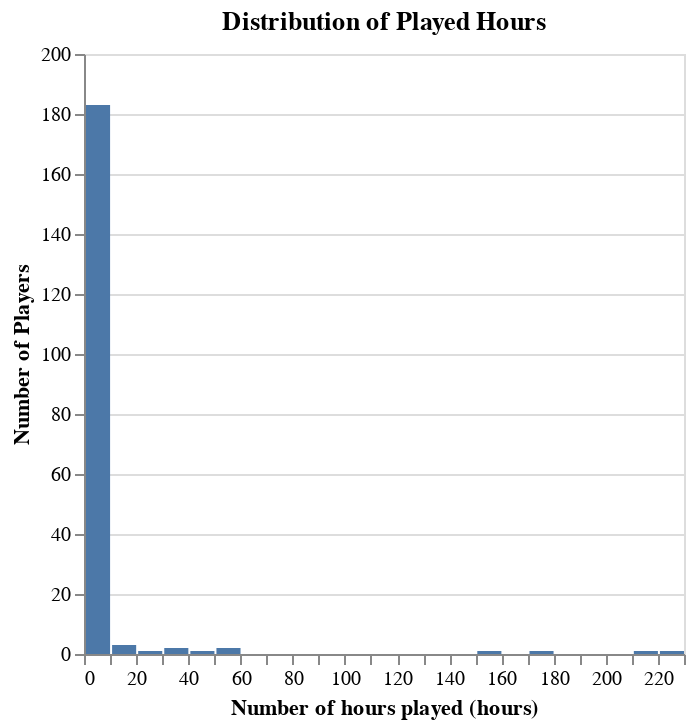

The cell this chart's notebook holds for it:
### Markdown cell above
Distribution of played_hours

the majority of observations have a played_hours value of <10
there are 2 extremes. Players either play a little, or a lot

### Code cell
# using altair to create distribution of played_hours
# plot looks busy, but specified number of bins as 40 to get more resolution on the distribution

played_hours_distribution = alt.Chart(players_clean).mark_bar().encode(
    x=alt.X("played_hours").title("Number of hours played (hours)").bin(maxbins=40), 
    y=alt.Y("count()").title("Number of Players")
).properties(title="Distribution of Played Hours")

played_hours_distribution

### Figure 1 — Vega specification as saved in the notebook (floating-point values rounded to 4 significant figures)
{"$schema": "https://vega.github.io/schema/vega/v5.json", "data": [{"name": "source_0", "values": [{"__count": 2, "bin_maxbins_40_played_hours": 30.0, "bin_maxbins_40_played_hours_end": 40.0}, {"__count": 183, "bin_maxbins_40_played_hours": 0.0, "bin_maxbins_40_played_hours_end": 10.0}, {"__count": 1, "bin_maxbins_40_played_hours": 40.0, "bin_maxbins_40_played_hours_end": 50.0}, {"__count": 3, "bin_maxbins_40_played_hours": 10.0, "bin_maxbins_40_played_hours_end": 20.0}, {"__count": 1, "bin_maxbins_40_played_hours": 210.0, "bin_maxbins_40_played_hours_end": 220.0}, {"__count": 2, "bin_maxbins_40_played_hours": 50.0, "bin_maxbins_40_played_hours_end": 60.0}, {"__count": 1, "bin_maxbins_40_played_hours": 220.0, "bin_maxbins_40_played_hours_end": 230.0}, {"__count": 1, "bin_maxbins_40_played_hours": 150.0, "bin_maxbins_40_played_hours_end": 160.0}, {"__count": 1, "bin_maxbins_40_played_hours": 20.0, "bin_maxbins_40_played_hours_end": 30.0}, {"__count": 1, "bin_maxbins_40_played_hours": 170.0, "bin_maxbins_40_played_hours_end": 180.0}]}, {"name": "source_0_y_domain___count", "values": [{"min": 1, "max": 183}]}], "signals": [{"name": "bin_maxbins_40_played_hours_bins", "value": {"fields": ["played_hours"], "fname": "bin_played_hours", "start": 0.0, "step": 10.0, "stop": 230.0}}], "marks": [{"type": "rect", "name": "marks", "from": {"data": "source_0"}, "encode": {"update": {"x": {"field": "bin_maxbins_40_played_hours_end", "scale": "x", "offset": {"signal": "0.5 + (abs(scale(\"x\", datum[\"bin_maxbins_40_played_hours_end\"]) - scale(\"x\", datum[\"bin_maxbins_40_played_hours\"])) < 0.25 ? 0.5 * (0.25 - (abs(scale(\"x\", datum[\"bin_maxbins_40_played_hours_end\"]) - scale(\"x\", datum[\"bin_maxbins_40_played_hours\"])))) : -0.5)"}}, "y2": {"value": 0, "scale": "y"}, "x2": {"field": "bin_maxbins_40_played_hours", "scale": "x", "offset": {"signal": "0.5 + (abs(scale(\"x\", datum[\"bin_maxbins_40_played_hours_end\"]) - scale(\"x\", datum[\"bin_maxbins_40_played_hours\"])) < 0.25 ? -0.5 * (0.25 - (abs(scale(\"x\", datum[\"bin_maxbins_40_played_hours_end\"]) - scale(\"x\", datum[\"bin_maxbins_40_played_hours\"])))) : 0.5)"}}, "y": {"field": "__count", "scale": "y"}, "fill": {"value": "#4c78a8"}}}, "style": ["bar"]}], "scales": [{"name": "x", "type": "linear", "domain": {"signal": "[bin_maxbins_40_played_hours_bins.start, bin_maxbins_40_played_hours_bins.stop]"}, "range": [0, {"signal": "width"}], "bins": {"signal": "bin_maxbins_40_played_hours_bins"}, "zero": false}, {"name": "y", "type": "linear", "domain": [{"signal": "(data(\"source_0_y_domain___count\")[0] || {}).min"}, {"signal": "(data(\"source_0_y_domain___count\")[0] || {}).max"}], "range": [{"signal": "height"}, 0], "zero": true, "nice": true}], "axes": [{"scale": "y", "domain": false, "gridScale": "x", "aria": false, "tickCount": {"signal": "ceil(height/40)"}, "orient": "left", "grid": true, "labels": false, "maxExtent": 0, "zindex": 0, "ticks": false, "minExtent": 0}, {"scale": "x", "labelFlush": true, "orient": "bottom", "grid": false, "tickCount": {"signal": "ceil(width/10)"}, "title": "Number of hours played (hours)", "labelOverlap": true, "zindex": 0}, {"scale": "y", "title": "Number of Players", "labelOverlap": true, "orient": "left", "tickCount": {"signal": "ceil(height/40)"}, "zindex": 0, "grid": false}], "title": {"text": "Distribution of Played Hours", "frame": "group"}, "style": "cell", "padding": 5, "background": "white", "height": 300, "width": 300}
